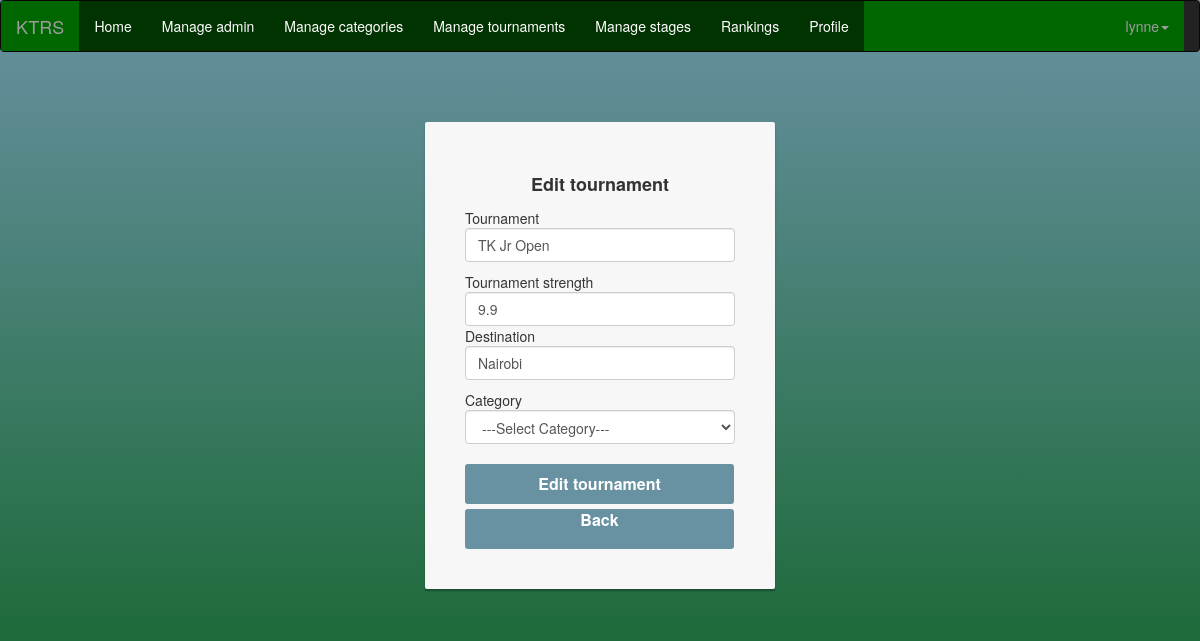
The page /rsedittournaments.php?id=1 (signed in) on the database its author committed.
### tables this page shows
CREATE TABLE `tournament` (
  `tournamentId` int(11) NOT NULL,
  `tournamentName` varchar(60) NOT NULL,
  `tournamentStrength` float NOT NULL,
  `destination` varchar(60) NOT NULL,
  `categoryId` int(11) NOT NULL
);

### rsedittournaments.php (the view, shortened to what this page needs)
<!DOCTYPE html>
<html>
<head>
  <link rel="stylesheet" type="text/css" href="rscss.css">
</head>
<body>
        <?php    include 'rsheader.php'  ?>
           <?php
            $tournid = $_GET['id'];
            if (isset($tournid)){
                            $sql = "SELECT * FROM tournament WHERE tournamentId='$tournid'";
                            $result = $conn->query($sql);
                            if ($result){
                                    if ($result->num_rows > 0 ){
                                   while ($row=$result->fetch_assoc()){
                        ?>
                              <div class="container" >
                                  <div class="card card-container">
            <p id="profile-name" class="profile-name-card" style="font-size:18px;">Edit tournament</p>
            <form class="form-signin" method="POST">
                                  <?php
                                  if ($_SESSION['user_type'] == 'Super admin'){
                                         ?>
            Tournament<br>
            <input type="text" name="tournamentname" id="inputEmail" class="form-control" placeholder="Tournament name" value="<?php echo $row['tournamentName']; ?>">
            Tournament strength<br>
             <input type="number" name="tournamentstrength" id="inputEmail" class="form-control" placeholder="Tournament strength" value="<?php echo $row['tournamentStrength']; ?>">
             Destination<br>
             <input type="text" name="destination" id="inputEmail" class="form-control" placeholder="Destination" value="<?php echo $row['destination']; ?>">
    Category<br>
   <select name="categoryId" class="form-control" required>
  <option> ---Select Category--- </option>
</select><br>
            <input class="btn btn-lg btn-primary btn-block btn-signin" type="submit" name="edit_tournament" style="width:269px; height:40px;color:white;font-size:16px" value="Edit tournament">
                                                             <?php
                                                          }
                                                          }
                                        }
                                    }
                                     else{
                                        echo "Database Error";
                                     }
                         ?>
                        <?php
      }else{
    header( "location: rshome.php" );
            }
?>
<a href="rsmanagetournaments.php" class="btn btn-lg btn-primary btn-block btn-signin" style="text-decoration:none;width:269px; height:40px;color:white;font-size:16px;text-align:center;"> Back </a>

### rscss.css (style rules this page uses)
body, html { height: 100%; background-repeat: no-repeat; background-image: linear-gradient(rgb(104, 145, 162), rgb(12, 97, 33)); background-attachment: fixed; }
.card-container.card { max-width: 350px; padding: 40px 40px; }
.btn { font-weight: 700; height: 36px; -moz-user-select: none; -webkit-user-select: none; user-select: none; cursor: default; }
.card { background-color: #F7F7F7; padding: 20px 25px 30px; margin: 0 auto 25px; margin-top: 50px; -moz-border-radius: 2px; -webkit-border-radius: 2px; border-radius: 2px; -moz-box-shadow: 0px 2px 2px rgba(0, 0, 0, 0.3); -webkit-box-shadow: 0px 2px 2px rgba(0, 0, 0, 0.3); box-shadow: 0px 2px 2px rgba(0, 0, 0, 0.3); }
.profile-name-card { font-size: 16px; font-weight: bold; text-align: center; margin: 10px 0 0; min-height: 1em; }
.form-signin #inputEmail, .form-signin #inputPassword, { direction: ltr; height: 44px; font-size: 16px; }
.form-signin input[type=email], .form-signin input[type=password], .form-signin input[type=text], .form-signin button { width: 100%; display: block; margin-bottom: 10px; z-index: 1; position: relative; -moz-box-sizing: border-box; -webkit-box-sizing: border-box; box-sizing: border-box; }
.btn.btn-signin { background-color: rgb(104, 145, 162); padding: 0px; font-weight: 700; font-size: 14px; height: 36px; -moz-border-radius: 3px; -webkit-border-radius: 3px; border-radius: 3px; border: none; -o-transition: all 0.218s; -moz-transition: all 0.218s; -webkit-transition: all 0.218s; transition: all 0.218s; }

### rows shown on the page
tournament: tournamentname "TK Jr Open", tournamentstrength "9.9", destination "Nairobi"

### other values the page prints
$_SESSION['username'] "lynne"
